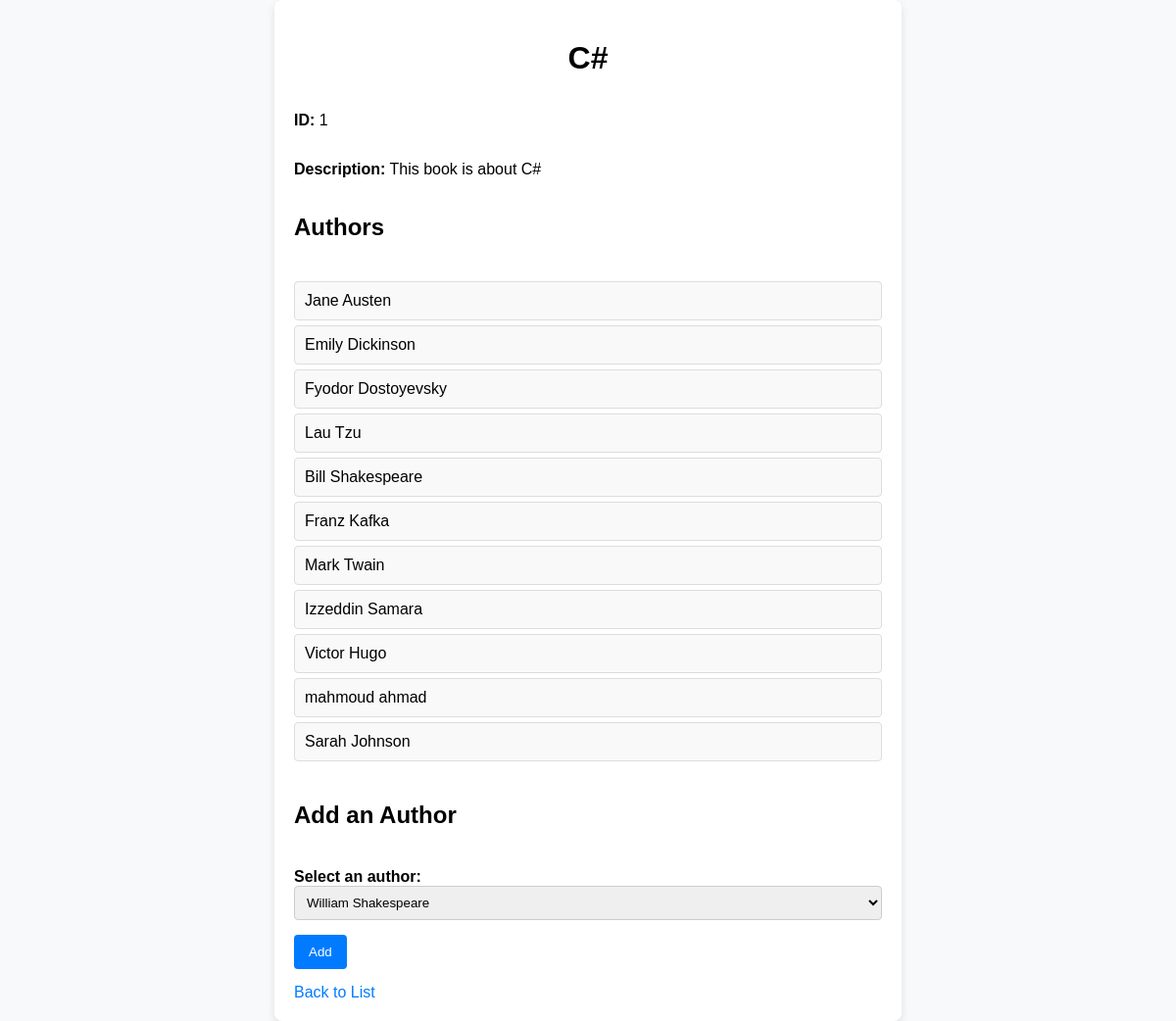
Screenshot of /book/1/ with the database file from the repository.
### app/models.py (models this page shows)
class Book(models.Model):
    title = models.CharField(max_length=255)
    description = models.TextField()
    created_at = models.DateTimeField(auto_now_add=True)
    updated_at = models.DateTimeField(auto_now=True)

class Author(models.Model):
    first_name = models.CharField(max_length=45)
    last_name = models.CharField(max_length=45)
    notes = models.TextField()
    books = models.ManyToManyField(Book, related_name="authors")
    created_at = models.DateTimeField(auto_now_add=True)
    updated_at = models.DateTimeField(auto_now=True)

### app/views.py (the view)
# urls.py: path('book/<int:book_id>/', views.book_view, name='book_view'),
def book_view(request, book_id):
    if request.method == 'POST':
        models.book_view(request, book_id)
    context ={
        'all_authors': models.get_all_authors_exclude(book_id),
        'book': models.get_book(book_id)
    }
    return render(request, 'book_view.html', context)

### app/models.py (called while the page is built)
def show_all_authors():
    return Author.objects.all()

def get_all_authors_exclude(book_id):
    book = Book.objects.get(id=book_id)
    all_authors = show_all_authors().exclude(id__in=book.authors.all().values_list('id', flat=True))
    return all_authors

def get_book(book_id):
    return Book.objects.get(id=book_id)

### app/templates/book_view.html (shortened to what this page needs)
<!DOCTYPE html>
<html lang="en">
<head>
    {% load static %}
    <link rel="stylesheet" href="{% static 'view_style.css' %}">
</head>
<body>
    <div class="container">
        <h1>{{ book.title }}</h1>
        <p><strong>ID:</strong> {{ book.id }}</p>
        <p><strong>Description:</strong> {{ book.description }}</p>
        <h2>Authors</h2>
        <ul>
            {% for author in book.authors.all %}
            <li>{{ author.first_name }} {{ author.last_name }}</li>
            {% endfor %}
        </ul>
        <h2>Add an Author</h2>
        <form method="post" action="{% url 'book_view' book.id %}">
            <div>
                <label for="author">Select an author:</label>
                <select name="author_id" id="author">
                    {% for author in all_authors %}
                    <option value="{{ author.id }}">{{ author.first_name }} {{ author.last_name }}</option>
                    {% endfor %}
                </select>
            </div>
            <div>
                <button type="submit">Add</button>
            </div>
        </form>
        <a href="/">Back to List</a>
    </div>
</body>
</html>

### app/static/view_style.css (style rules this page uses)
body { font-family: Arial, sans-serif; background-color: #f8f9fa; margin: 0; padding: 0; display: flex; justify-content: center; align-items: center; min-height: 100vh; }
.container { width: 50%; background-color: #ffffff; box-shadow: 0 4px 8px rgba(0,0,0,0.1); padding: 20px; border-radius: 8px; display: flex; flex-direction: column; align-items: flex-start; }
h1 { text-align: center; width: 100%; margin-bottom: 20px; }
h2 { margin-top: 20px; }
form { display: flex; flex-direction: column; width: 100%; margin-top: 20px; }
form div { margin-bottom: 15px; }
label { margin-bottom: 5px; font-weight: bold; }
input[type="text"], textarea, select { width: 100%; padding: 8px; box-sizing: border-box; border: 1px solid #ccc; border-radius: 4px; }
button { padding: 10px 15px; background-color: #007bff; color: white; border: none; border-radius: 4px; cursor: pointer; }
ul { list-style-type: none; padding: 0; width: 100%; }
ul li { background-color: #f9f9f9; margin: 5px 0; padding: 10px; border: 1px solid #ddd; border-radius: 4px; }
a { color: #007bff; text-decoration: none; }

### rows the page displays
Book: title "C#", id "1", description "This book is about C#"
Author: first_name "Jane", last_name "Austen"
Author: first_name "Emily", last_name "Dickinson"
Author: first_name "Fyodor", last_name "Dostoyevsky"
Author: first_name "Lau", last_name "Tzu"
Author: first_name "Bill", last_name "Shakespeare"
Author: first_name "Franz", last_name "Kafka"
Author: first_name "Mark", last_name "Twain"
Author: first_name "Izzeddin", last_name "Samara"
Author: first_name "Victor", last_name "Hugo"
Author: first_name "mahmoud", last_name "ahmad"
Author: first_name "Sarah", last_name "Johnson"

### other values shown
form field author_id "William Shakespeare"
